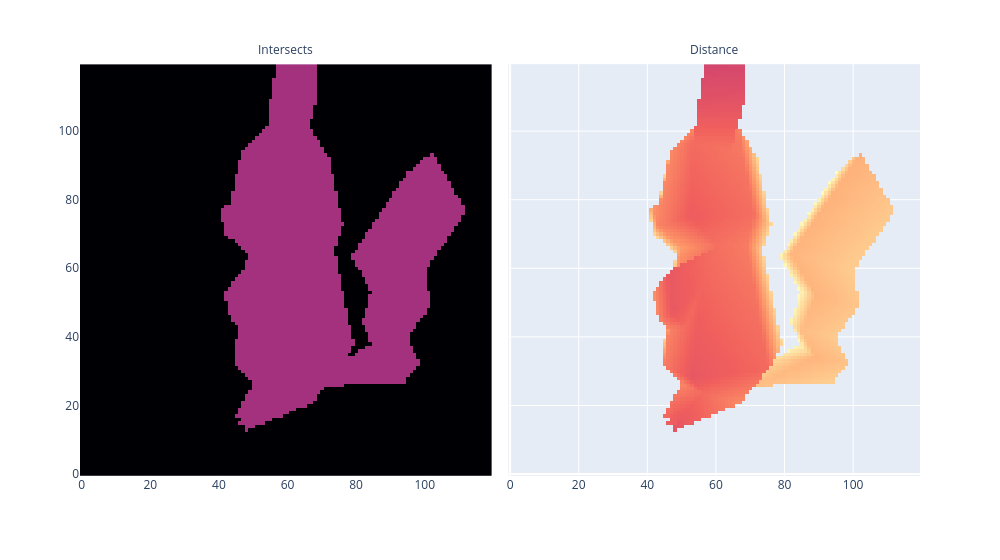

Here is the notebook cell this chart was saved with:
### Markdown cell above
### Exercise - implement `raytrace_mesh`

Implement `raytrace_mesh` and as before, reshape and visualize the output. Your Pikachu is centered on (0, 0, 0), so you'll want to slide the ray origin back to at least `x=-2` to see it properly.

Reminder - `t.linalg.solve` (and most batched operations) can accept multiple dimensions as being batch dims. Previously, you've just used `NR` (the number of rays) as the batch dimension, but you can also use `(NR, NT)` (the number of rays and triangles) as your batch dimensions, so you can solve for all rays and triangles at once.

### Code cell
def raytrace_mesh(
    rays: Float[Tensor, "nrays rayPoints=2 dims=3"],
    triangles: Float[Tensor, "ntriangles trianglePoints=3 dims=3"],
) -> Float[Tensor, " nrays"]:
    """
    For each ray, return the distance to the closest intersecting triangle, or infinity.
    """
    NR = rays.size(0)
    NT = triangles.size(0)

    # Each triangle is [[Ax, Ay, Az], [Bx, By, Bz], [Cx, Cy, Cz]]
    triangles = einops.repeat(triangles, "NT pts dims -> pts NR NT dims", NR=NR)
    A, B, C = triangles
    assert A.shape == (NR, NT, 3)

    # Each ray is [[Ox, Oy, Oz], [Dx, Dy, Dz]]
    rays = einops.repeat(rays, "NR pts dims -> pts NR NT dims", NT=NT)
    O, D = rays
    assert O.shape == (NR, NT, 3)

    # Define matrix on left hand side of equation
    mat: Float[Tensor, "NR NT 3 3"] = t.stack([-D, B - A, C - A], dim=-1)
    # Get boolean of where matrix is singular, and replace it with the identity in these positions
    dets: Float[Tensor, "NR NT"] = t.linalg.det(mat)
    is_singular = dets.abs() < 1e-8
    mat[is_singular] = t.eye(3)

    # Define vector on the right hand side of equation
    vec: Float[Tensor, "NR NT 3"] = O - A

    # Solve eqns (note, s is the distance along ray)
    sol: Float[Tensor, "NR NT 3"] = t.linalg.solve(mat, vec)
    s, u, v = sol.unbind(-1)

    # Scale s by Dx to get the distance along ray
    s *= D[..., 0]

    # Get boolean of intersects, and use it to set distance = infinity when there is no intersection
    intersects = (s >= 0) & (u >= 0) & (v >= 0) & (u + v <= 1) & ~is_singular
    s[~intersects] = float("inf")  # t.inf

    # Get the minimum distance (over all triangles) for each ray
    return einops.reduce(s, "NR NT -> NR", "min")


num_pixels_y = 120
num_pixels_z = 120
y_limit = z_limit = 1

rays = make_rays_2d(num_pixels_y, num_pixels_z, y_limit, z_limit)
rays[:, 0] = t.tensor([-2, 0.0, 0.0])
dists = raytrace_mesh(rays, triangles)
intersects = t.isfinite(dists).view(num_pixels_y, num_pixels_z)
dists_square = dists.view(num_pixels_y, num_pixels_z)
img = t.stack([intersects, dists_square], dim=0)

fig = px.imshow(img, facet_col=0, origin="lower", color_continuous_scale="magma", width=1000)
fig.update_layout(coloraxis_showscale=False)
for i, text in enumerate(["Intersects", "Distance"]):
    fig.layout.annotations[i]["text"] = text
fig.show()

### Figure 1 — Plotly figure (JSON) as saved in the notebook; plotly's stock layout.template omitted (floating-point values rounded to 4 significant figures; data arrays with more than 128 entries replaced by an {"elided": "..."} marker saying what was removed)
{"data": [{"coloraxis": "coloraxis", "hovertemplate": "x: %{x}<br>y: %{y}<br>color: %{z}<extra></extra>", "name": "0", "type": "heatmap", "xaxis": "x", "yaxis": "y", "z": {"elided": "120x120 float values"}}, {"coloraxis": "coloraxis", "hovertemplate": "x: %{x}<br>y: %{y}<br>color: %{z}<extra></extra>", "name": "1", "type": "heatmap", "xaxis": "x2", "yaxis": "y2", "z": {"elided": "120x120 float values"}}], "layout": {"annotations": [{"font": {}, "showarrow": false, "text": "Intersects", "x": 0.245, "xanchor": "center", "xref": "paper", "y": 1, "yanchor": "bottom", "yref": "paper"}, {"font": {}, "showarrow": false, "text": "Distance", "x": 0.755, "xanchor": "center", "xref": "paper", "y": 1, "yanchor": "bottom", "yref": "paper"}], "coloraxis": {"autocolorscale": false, "colorscale": [[0, "#000004"], [0.1111, "#180f3d"], [0.2222, "#440f76"], [0.3333, "#721f81"], [0.4444, "#9e2f7f"], [0.5556, "#cd4071"], [0.6667, "#f1605d"], [0.7778, "#fd9668"], [0.8889, "#feca8d"], [1, "#fcfdbf"]], "showscale": false}, "margin": {"t": 60}, "width": 1000, "xaxis": {"anchor": "y", "constrain": "domain", "domain": [0, 0.49], "scaleanchor": "y"}, "xaxis2": {"anchor": "y2", "domain": [0.51, 1], "matches": "x"}, "yaxis": {"anchor": "x", "autorange": true, "constrain": "domain", "domain": [0, 1]}, "yaxis2": {"anchor": "x2", "domain": [0, 1], "matches": "y", "showticklabels": false}}}
